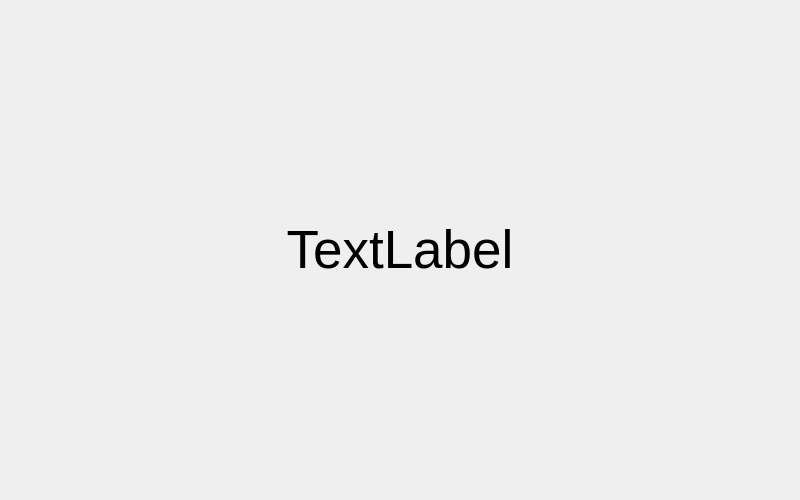
<?xml version="1.0" encoding="UTF-8"?>
<ui version="4.0">
 <class>Widget</class>
 <widget class="QWidget" name="Widget">
  <property name="geometry">
   <rect>
    <x>0</x>
    <y>0</y>
    <width>800</width>
    <height>500</height>
   </rect>
  </property>
  <property name="windowTitle">
   <string>Widget</string>
  </property>
  <widget class="QLabel" name="TimeLabel">
   <property name="geometry">
    <rect>
     <x>0</x>
     <y>0</y>
     <width>800</width>
     <height>500</height>
    </rect>
   </property>
   <property name="font">
    <font>
     <pointsize>40</pointsize>
    </font>
   </property>
   <property name="text">
    <string>TextLabel</string>
   </property>
   <property name="alignment">
    <set>Qt::AlignCenter</set>
   </property>
  </widget>
 </widget>
 <layoutdefault spacing="6" margin="11"/>
 <resources/>
 <connections/>
</ui>
